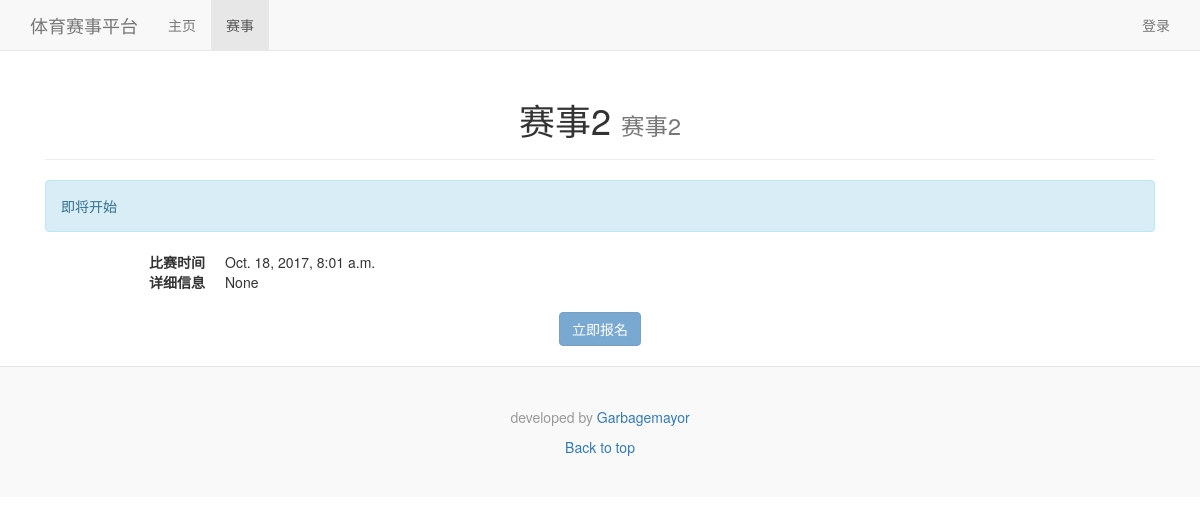
The app's page /events/1/ with its own data.
### HomePage/models.py (models this page shows)
class Events(models.Model):
    id = models.IntegerField(primary_key=True)
    name = models.CharField(max_length=30)
    status = models.IntegerField(default=1)
    date = models.DateTimeField(default = timezone.now)
    content = models.CharField(max_length=300, null=True)

### Events/views.py (the view)
# urls.py: url(r'^events/(\d+)/$', Events_view.page, name='eventspage'),
@csrf_exempt
def page(request, Id):
    events = Events.objects.get(id=Id)
    events.s2 = gets2(events.status)
    events.s3 = gets3(events.status)
    if request.method == "POST":
        if request.session['userid']:
            s = Sign.objects.get_or_create(userid=request.session['userid'], eventsid=Id, status=1)
            if (s[1]):
                status=1
            else:
                status=2
        else:
            status=3
        return render(request, 'Events/page.html', {'events':events, 'status':json.dumps(status)})
    else:
        return render(request, 'Events/page.html', {'events':events})

### Events/views.py (called while the page is built)
def gets2(i):
    if i == 1:
        return "即将开始"
    elif i == 2:
        return "正在报名"
    elif i == 3:
        return "报名已截止"
    elif i == 4:
        return "比赛已结束"
    else:
        return "???"

def gets3(i):
    if i == 1:
        return "info"
    elif i == 2:
        return "success"
    elif i == 3:
        return "danger"
    elif i == 4:
        return "warning"

### Events/templates/Events/page.html (shortened to what this page needs)
﻿{% extends 'base.html' %}
{% block content %}
<div class="container-fluid">
  <div class="row-fluid">
    <div class="span12">
      <div class="page-header">
        <h1 style="text-align: center">
          {{events.name}} <small>{{events.name}}</small>
        </h1>
      </div>
      <div id="status" class="alert alert-{{events.s3}}">
        {{events.s2}}
      </div>
      <dl class="dl-horizontal">
        <dt>
          比赛时间
        </dt>
        <dd>
          {{events.date}}
        </dd>
        <dt>
          详细信息
        </dt>
        <dd>
          {{events.content}}
        </dd>
      </dl>
      <nav style="text-align: center; margin-bottom:20px">
	    <form method="post" action="">
		  <button class="btn btn-primary" {% if not events.status == 2 %} disabled="disabled"{% endif %} type="submit" onclick="register()">立即报名</button>
	    </form>
	  </nav>
    </div>
  </div>
</div>
{% endblock %}

### records on screen
Events: name "赛事2", s2 "即将开始", date "Oct. 18, 2017, 8:01 a.m.", content "None"
